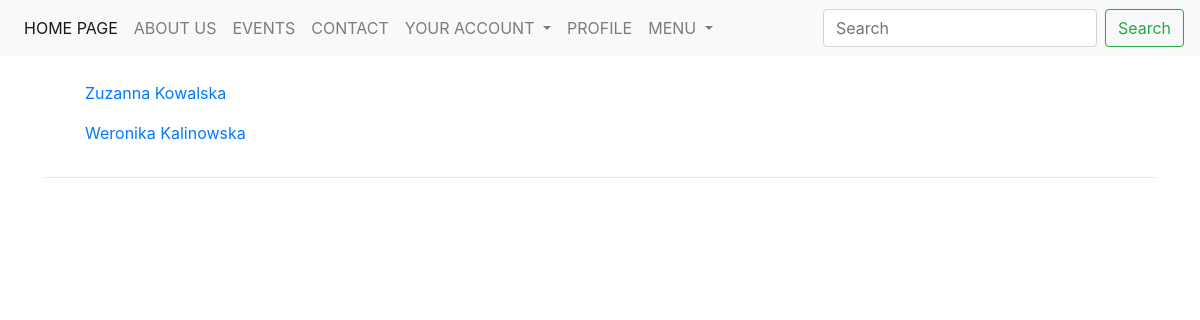
The page /students/ (signed in) on the database its author committed.
### models.py (models this page shows, shortened)
class Student(db.Model):
    __tablename__ = 'student'
    __searchable__ = ['index']
    id = Column(Integer, autoincrement=True, primary_key=True)
    index = Column(Integer, unique=True)
    name = Column(String(25), default='')
    surname = Column(String(25), default='')
    faculty_id = db.Column(db.Integer, db.ForeignKey('faculty.id'), nullable=False)
    major_id = db.Column(db.Integer, db.ForeignKey('major.id'), nullable=False)
    year_id = db.Column(db.Integer, db.ForeignKey('year.id'), nullable=False)
    group_id = db.Column(db.Integer, db.ForeignKey('group.id'), nullable=False)
    user = db.relationship('User', backref='student')

### students.py (the view)
@app.route('/students/', methods=['GET'])
@login_required
def students():
    students = Student.query.all()
    return render_template('faculty/students/students.html', students=students)

### user.py (called while the page is built)
@lm.user_loader
def load_user(user_id):
    return User.query.filter(User.id == user_id).first()

@app.before_request
def before_request():
    if current_user.is_authenticated:
        current_user.last_seen = datetime.utcnow()
        db.session.commit()

### templates/faculty/students/students.html
{% extends "_base.html" %}
{% block content %}
    <table>
        <tr valign="top">
        <br>
            {% for student in students %}
                <ol>
                    <a href="/students/{{ student.id }}">{{ student.name }} {{ student.surname }}</a>
                </ol>
            {% endfor %}
        </tr>
    </table>
    <hr>
{% endblock %}

### rows shown on the page
Student: name "Zuzanna", surname "Kowalska"
Student: name "Weronika", surname "Kalinowska"
